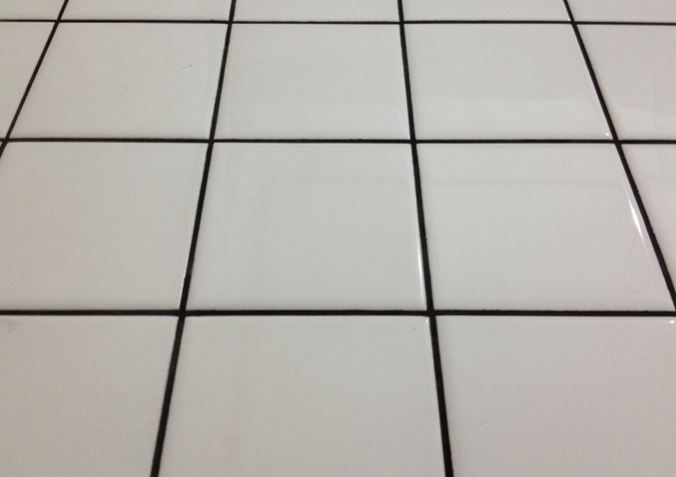
#> input picture Assignment 2/EE604-Assign2-pictures/EE604-Assign2-pictures/tiles1.JPG, 676 x 477 px
$ python robolin.py ../tiles1.JPG
#> lines starting #> are read from the running program, lines starting #| are printed output that depends on the picture; after the words box and inside, x2 and y2 are one past the last pixel; in counts of white or black regions, pixels touching at a corner belong together
from PIL import Image
import numpy as np
import cv2
from matplotlib import pyplot as plt
import argparse

shubh = argparse.ArgumentParser()
shubh.add_argument("im", help = "gandhi")
args = shubh.parse_args()
img = cv2.imread(args.im)
#> img is the input picture: shape (477, 676, 3); mean B, G, R 172.8, 178.3, 181.7
path = args.im
path = path[::-1]
x = ""
for i in range(len(path)):
    if (path[i] == '.'):
        i=i+1
        while (path[i] != 's'):
            x += path[i]
            i += 1
        break
x = int(x[::-1])


path1 = "tiles1.JPG"
path2 = "tiles2.JPG"
path5 = "tiles5.JPG"
path8 = "tiles8.JPG"
path11 = "tiles11.JPG"

img = cv2.imread(path2)
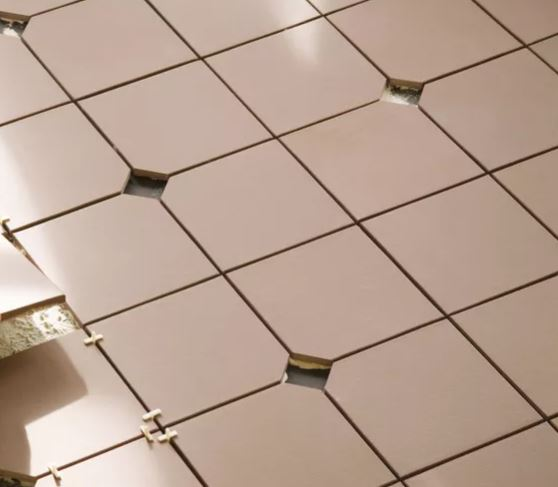
#> input picture Assignment 2/EE604-Assign2-pictures/EE604-Assign2-pictures/tiles2.JPG, 558 x 487 px, found by its file name
#> img is the input picture: shape (487, 558, 3); mean B, G, R 146.9, 161.3, 184.7

img1 = cv2.GaussianBlur(img, (5, 5), 2)
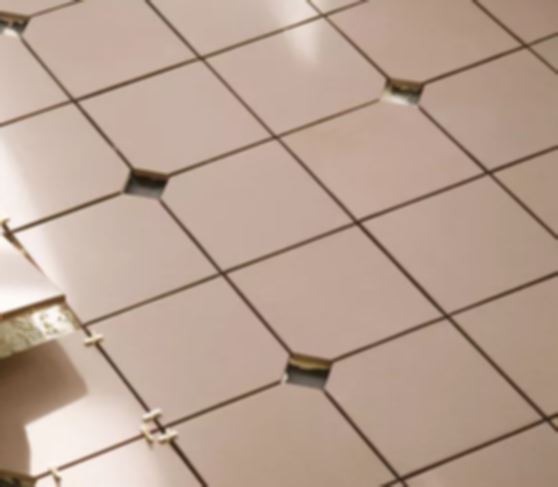
#> img1: shape (487, 558, 3); mean B, G, R 146.9, 161.3, 184.7

canny_edges = cv2.Canny(img1, 50, 150)
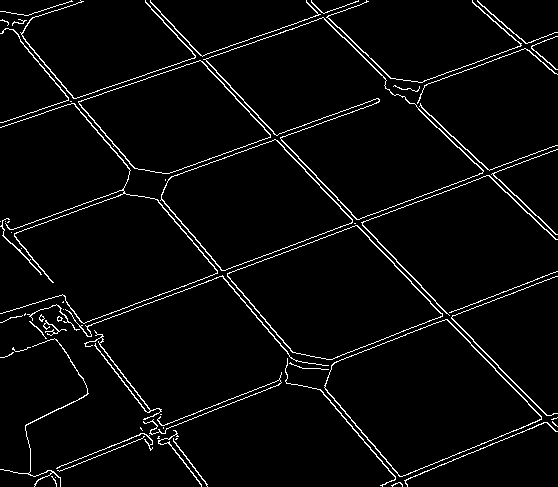
#> canny_edges: shape (487, 558); 3.8% white in thin lines or dots

z = np.array(img1)
h = z.shape[0]
#> h = 487
w = z.shape[1]
#> w = 558

arr = cv2.HoughLines(canny_edges, 1, np.pi/180, 150)
#> arr = 23 rows, first 8: [-100, 2.37], [-104, 2.37], [225, 1.22], [9, 2.43], [14, 2.43], [221, 1.22], [-109, 2.39], [7, 2.44]

def hough_lines_acc(img, rho_res=1, theta_res=1):

    h = z.shape[0]
    w = z.shape[1]
    diag = np.ceil(np.sqrt(h*h + w*w))
    rhos = np.arange(-diag, diag + 1, rho_res)
    thetas = np.deg2rad(np.arange(-90, 90, theta_res))

    for i in range (len(arr[0])):
        _,theta = arr[0][i]
        thetas = thetas + theta

        rho,_ = arr[0][i]
        rhos+=rho

    y_nz = []
    x_nz = []

    for i in range (h):
        for j in range (w):
            if(img[i][j] != 0):
                y_nz.append(i)
                x_nz.append(j)

    H = [[1]*len(rhos)]*len(thetas)
    H = np.zeros((len(rhos), len(thetas)), dtype=np.uint64)


    for i in range(len(x_nz)):
        x = x_nz[i]
        y = y_nz[i]

        for j in range(len(thetas)):
            rho = (x * np.cos(thetas[j]) + y * np.sin(thetas[j]))
            rho+=diag
            rho = int(rho)
            H[rho, j] += 1

    return H, rhos, thetas

def supress_nbd(H1, num_peaks, indicies):
    for i in range(num_peaks):
        idx = np.argmax(H1)
        H1_idx = np.unravel_index(idx, H1.shape)
        indicies.append(H1_idx)

        idx_y, idx_x = H1_idx
        if (idx_x - (11/2)) < 0: min_x = 0
        else: min_x = idx_x - (11/2)
        if ((idx_x + (11/2) + 1) > H.shape[1]): max_x = H.shape[1]
        else: max_x = idx_x + (11/2) + 1

        if (idx_y - (11/2)) < 0: min_y = 0
        else: min_y = idx_y - (11/2)
        if ((idx_y + (11/2) + 1) > H.shape[0]): max_y = H.shape[0]
        else: max_y = idx_y + (11/2) + 1

        for x in range(int(min_x), int(max_x)):
            for y in range(int(min_y), int(max_y)):
                H1[y, x] = 0

                if (x == min_x or x == (max_x - 1)):
                    H[y, x] = 255
                if (y == min_y or y == (max_y - 1)):
                    H[y, x] = 255
                # if(arr[y,x] != 0):
                #     H[y,x] = arr[y,x]


def hough_simple_peaks(H, num_peaks):
    indices =  np.argpartition(H.flatten(), -2)[-num_peaks:]
    indices = []
    supress_nbd(H, num_peaks, indices)

    np.squeeze(arr)
    # [4 lines of commented-out code are left out]
    return indices, H

def hough_lines_draw(img, indicies, rhos, thetas):
    for pairs in arr:
        # rho = rhos[indicies[i][0]]
        # theta = thetas[indicies[i][1]]
        dup = np.array(pairs[0], dtype=np.float64)
        r, theta = dup
        x0 = np.cos(theta) * r
        y0 = np.sin(theta) * r
        x1 = int(x0 + 1000*(-np.sin(theta)))
        y1 = int(y0 + 1000*(np.cos(theta)))
        x2 = int(x0 - 1000*(-np.sin(theta)))
        y2 = int(y0 - 1000*(np.cos(theta)))

        cv2.line(img, (x1, y1), (x2, y2), (51, 255, 51), 3)


H, rhos, thetas = hough_lines_acc(canny_edges)
#> the loop in hough_lines_acc, `for i in range (len(arr[0])):` made 1 pass
#> (theta, rho) on pass 1: (2.37, -100)
#> after the loop in hough_lines_acc, `for i in range (len(arr[0])):`: rhos = 1483 values from -841 to 641; thetas = 180 values from 0.803 to 3.93
#> in hough_lines_acc, `H = [[1]*len(rhos)]*len(thetas)`: H = 180 items
#> in hough_lines_acc, `H = np.zeros((len(rhos), len(thetas)), dtype=np.uint64)`: H: shape (1483, 180) uint64; every value is 0
#> after the loop in hough_lines_acc, `for i in range(len(x_nz)):`:
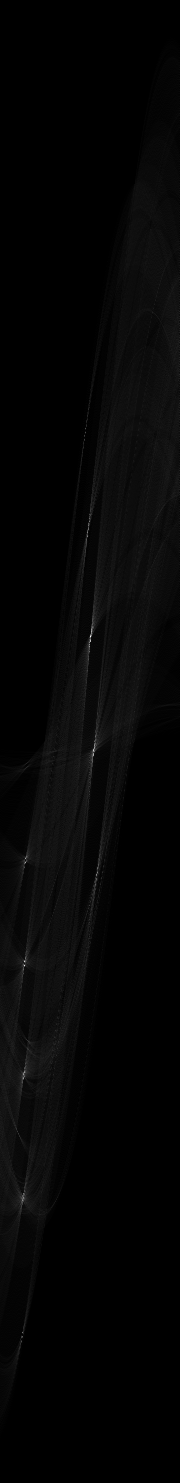
#> H: shape (1483, 180) uint64; min 0, max 330, mean 7; drawn with min black and max white
#> rhos = 1483 values from -841 to 641; thetas = 180 values from 0.803 to 3.93
indicies, H = hough_simple_peaks(H, 8)
#> in hough_simple_peaks, `indices =  np.argpartition(H.flatten(), -2)[-num_peaks:]`: indices = [193163, 114390, 115649, 193343, 135093, 173004, 173724, 114570]
#> the loop in supress_nbd, `for i in range(num_peaks):` made 8 passes
#> (idx, idx_y, idx_x, min_x, max_x, min_y, max_y) on passes 1 to 8: (114570, 636, 90, 84.5, 96.5, 630.5, 642.5), (173724, 965, 24, 18.5, 30.5, 959.5, 971.5), (135093, 750, 93, 87.5, 99.5, 744.5, 756.5), (155185, 862, 25, 19.5, 31.5, 856.5, 868.5), (192984, 1072, 24, 18.5, 30.5, 1066.5, 1078.5), (194063, 1078, 23, 17.5, 29.5, 1072.5, 1084.5), (116369, 646, 89, 83.5, 95.5, 640.5, 652.5), (113311, 629, 91, 85.5, 97.5, 623.5, 635.5)
#> after the loop in supress_nbd, `for i in range(num_peaks):`:
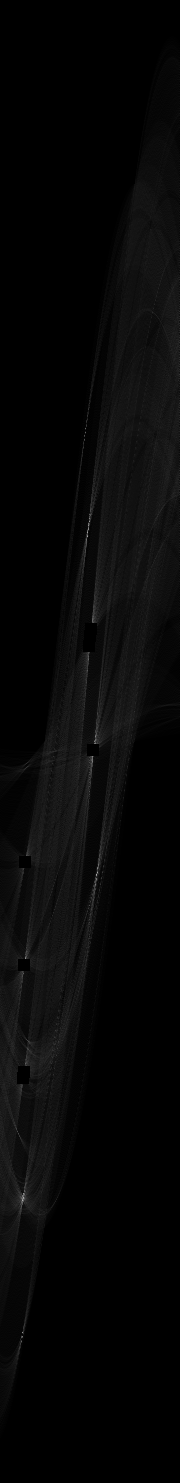
#> H: shape (1483, 180) uint64; 0.38% of pixels changed, all inside (x1, y1, x2, y2) = (17, 623, 99, 1084)
#> after the loop in supress_nbd, `for i in range(num_peaks):`: indicies = [(636, 90), (965, 24), (750, 93), (862, 25), (1072, 24), (1078, 23), (646, 89), (629, 91)]
hough_lines_draw(img, indicies, rhos, thetas)
#> the loop in hough_lines_draw, `for pairs in arr:` made 23 passes
#> (r, theta, x0, y0, x1, y1, x2, y2) on passes 1 to 12: (-100, 2.37, 71.93, -69.47, -622, -788, 766, 649), (-104, 2.37, 74.81, -72.24, -619, -791, 769, 647), (225, 1.22, 76.95, 211.4, -862, 553, 1016, -130), (9, 2.43, -6.79, 5.9, -662, -748, 649, 760), (14, 2.43, -10.57, 9.18, -666, -745, 645, 763), (221, 1.22, 75.59, 207.7, -864, 549, 1015, -134), (-109, 2.39, 79.72, -74.34, -602, -805, 761, 657), (7, 2.44, -5.36, 4.5, -648, -761, 637, 770), (-93, 2.36, 65.76, -65.76, -641, -772, 772, 641), (459, 1.19, 171.9, 425.6, -755, 800, 1099, 50), (333, 1.2, 119.3, 310.9, -814, 669, 1052, -47), (337, 1.2, 120.8, 314.6, -812, 672, 1054, -43)
#> after the loop in hough_lines_draw, `for pairs in arr:`:
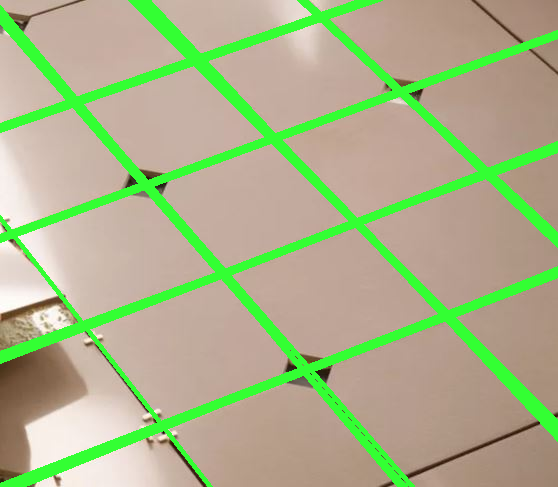
#> img: shape (487, 558, 3); 14.16% of pixels changed, all inside (x1, y1, x2, y2) = (0, 0, 558, 487)


cv2.imwrite("robolin-tiles"+str(x)+".jpg",img)
# cv2.imshow('Major Lines: Manual Hough Transform', img)
# cv2.waitKey(0)
# cv2.destroyAllWindows()
